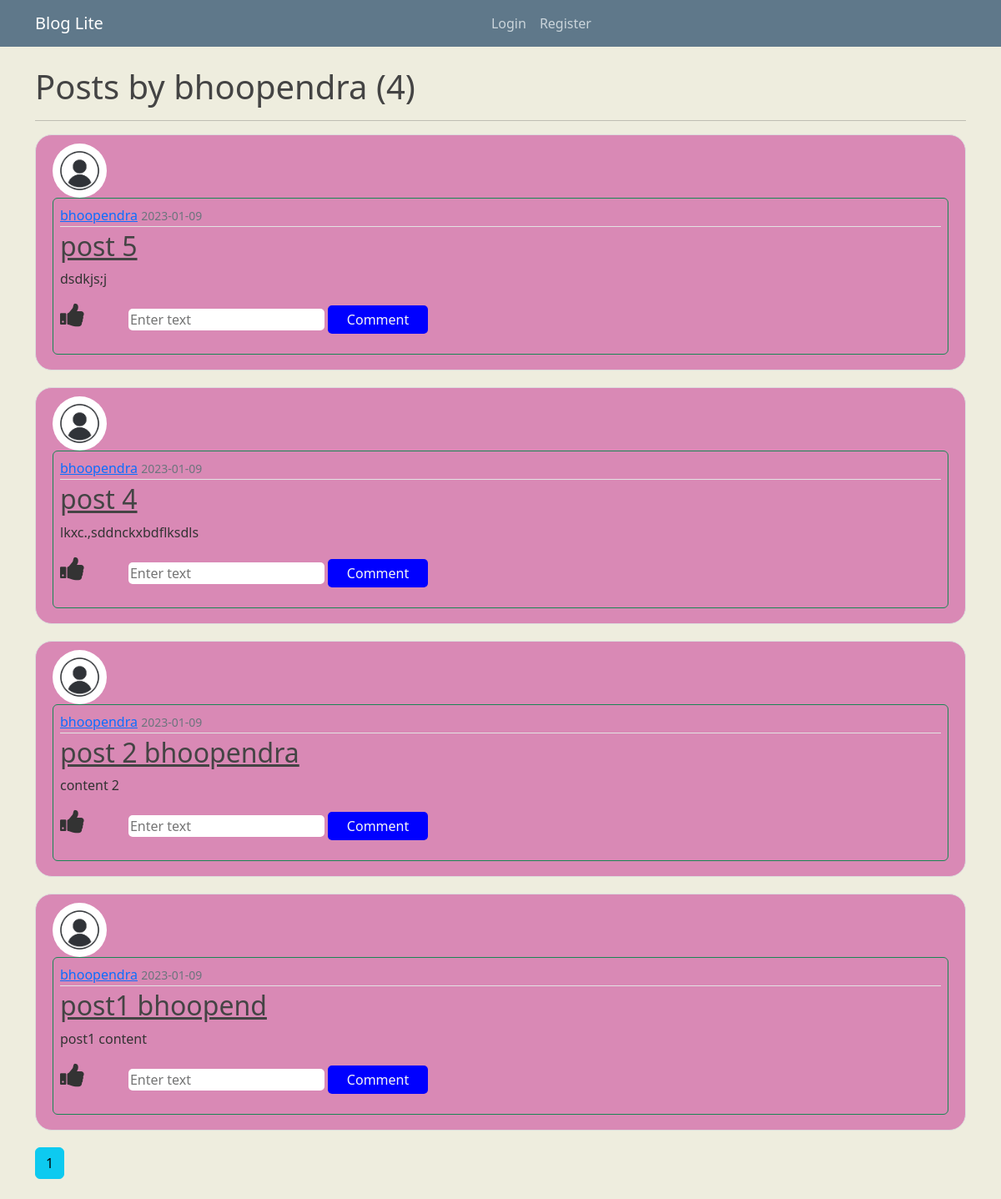
/user/bhoopendra, run on the app's committed database.
### flaskblog/models.py (models this page shows, shortened)
class User(db.Model,UserMixin):
    id = db.Column(db.Integer, primary_key=True)
    username = db.Column(db.String(20), unique=True, nullable=False)
    email = db.Column(db.String(120), unique=True, nullable=False)
    image_file = db.Column(db.String(20), nullable=False, default='default.jpg')
    password = db.Column(db.String(60), nullable=False)
    posts = db.relationship('Post', backref='author', lazy=True)
    followed = db.relationship('User',
                               secondary=followers,
                               primaryjoin=(followers.c.follower_id == id),
                               secondaryjoin=(followers.c.followed_id == id),
                               backref=db.backref('followers')
                               )

class Post(db.Model):
    id = db.Column(db.Integer, primary_key=True)
    title = db.Column(db.String(100), nullable=False)
    post_image = db.Column(db.String(20),nullable=False,default='default_post.jpg')
    date_posted = db.Column(db.DateTime, nullable=False, default=datetime.utcnow)
    content = db.Column(db.Text, nullable=False)
    user_id = db.Column(db.Integer, db.ForeignKey('user.id'), nullable=False)
    likes = db.relationship('Like',       backref='post')

### flaskblog/routes.py (the view)
@app.route("/user/<string:username>")
def user_posts(username):
    page = request.args.get('page', 1, type=int)
    user = User.query.filter_by(username=username).first_or_404()
    posts = Post.query.filter_by(author=user)\
        .order_by(Post.date_posted.desc())\
        .paginate(page=page, per_page=5)
    return render_template('user_posts.html', posts=posts, user=user)

### flaskblog/templates/user_posts.html (shortened to what this page needs)
{% extends "layout.html" %}
{% block content %}
    <h1 class="mb-3">Posts by {{ user.username }} ({{ posts.total }})</h1>
    <hr>
    {% for post in posts.items %}
        <article class="media content-section">
          <img class="rounded-circle article-img" src="{{ url_for('static', filename='profile_pics/' + post.author.image_file) }}">
          <div class="media-body rounded border border-success p-2 mb-2">
            <div class="article-metadata">
              <a class="mr-2" href="{{ url_for('user_posts', username=post.author.username) }}">{{ post.author.username }}</a>
              <small class="text-muted">{{ post.date_posted.strftime('%Y-%m-%d') }}</small>
            </div>
            <h2><a class="article-title" href="{{ url_for('post', post_id=post.id) }}">{{ post.title }}</a></h2>
            <p class="article-content">{{ post.content }}</p>
            <i onclick="myFunction(this)" class=" me-5 fa fa-thumbs-up fa-2x"></i>
            <input type="text" id="comment-box" placeholder="Enter text">
            <button id="post">Comment</button>
          </div>
        </article>
    {% endfor %}
    {% for page_num in posts.iter_pages(left_edge=1, right_edge=1, left_current=1, right_current=2) %}
      {% if page_num %}
        {% if posts.page == page_num %}
          <a class="btn btn-info mb-4" href="{{ url_for('user_posts', username=user.username, page=page_num) }}">{{ page_num }}</a>
        {% else %}
          <a class="btn btn-outline-info mb-4" href="{{ url_for('user_posts', username=user.username, page=page_num) }}">{{ page_num }}</a>
        {% endif %}
      {% else %}
        ...
      {% endif %}
    {% endfor %}
{% endblock content %}

### flaskblog/static/main.css (style rules this page uses)
body { background: #EEEDDE; color: #333333; margin-top: 5rem; }
h1, h2, h3, h4, h5, h6 { color: #444444; }
.content-section { background: #D989B5; padding: 10px 20px; border: 1px solid #dddddd; border-radius: 20px; margin-bottom: 20px; }
.article-title { color: #444444; }
.article-content { white-space: pre-line; }
.article-img { height: 65px; width: 65px; margin-right: 16px; }
.article-metadata { padding-bottom: 1px; margin-bottom: 4px; border-bottom: 1px solid #e3e3e3 }
img { height: fit-content; }
#comment-box, #post { border: none; border-radius: 5px; }
button { background: blue; border: none; padding: 5px 10px; color: whitesmoke; width: 120px; border-radius: 5px; transition: all .3s ease-in; }

### data on the page
User: username "bhoopendra"
Post: image_file (placeholder picture), author.username "bhoopendra", date_posted "2023-01-09", title "post 5", content "dsdkjs;j"
Post: image_file (placeholder picture), author.username "bhoopendra", date_posted "2023-01-09", title "post 4", content "lkxc.,sddnckxbdflksdls"
Post: image_file (placeholder picture), author.username "bhoopendra", date_posted "2023-01-09", title "post 2 bhoopendra", content "content 2"
Post: image_file (placeholder picture), author.username "bhoopendra", date_posted "2023-01-09", title "post1 bhoopend", content "post1 content"

### other printed values
{{ posts.total }} "4"
{{ page_num }} "1"
